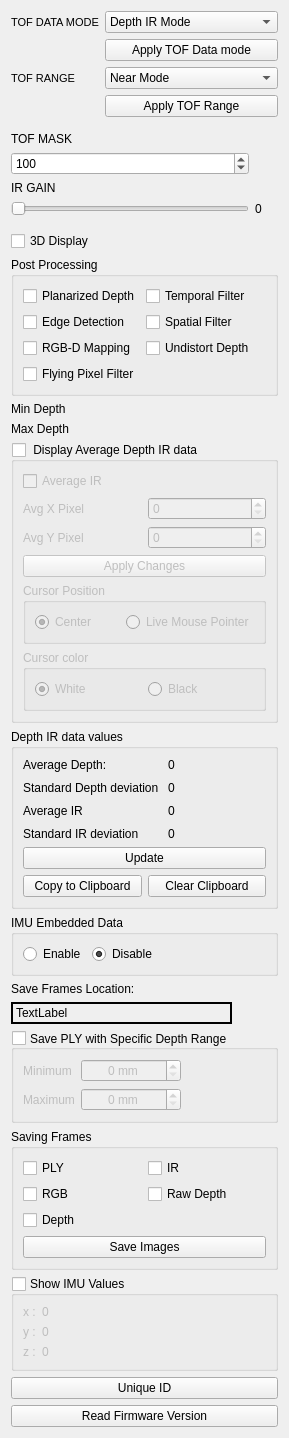
         <widget class="QWidget" name="scrollAreaWidgetContents">
          <property name="geometry">
           <rect>
            <x>0</x>
            <y>0</y>
            <width>289</width>
            <height>1336</height>
           </rect>
          </property>
          <layout class="QGridLayout" name="gridLayout_5">
           <item row="0" column="0">
            <layout class="QFormLayout" name="formLayout_4">
             <property name="fieldGrowthPolicy">
              <enum>QFormLayout::AllNonFixedFieldsGrow</enum>
             </property>
             <property name="rowWrapPolicy">
              <enum>QFormLayout::DontWrapRows</enum>
             </property>
             <item row="0" column="0">
              <widget class="QLabel" name="data_mode_label">
               <property name="font">
                <font>
                 <pointsize>8</pointsize>
                 <weight>50</weight>
                 <bold>false</bold>
                </font>
               </property>
               <property name="text">
                <string>TOF DATA MODE</string>
               </property>
              </widget>
             </item>
             <item row="0" column="1">
              <widget class="QComboBox" name="data_mode_cmb">
               <property name="sizePolicy">
                <sizepolicy hsizetype="Preferred" vsizetype="Preferred">
                 <horstretch>0</horstretch>
                 <verstretch>0</verstretch>
                </sizepolicy>
               </property>
               <property name="currentIndex">
                <number>0</number>
               </property>
               <item>
                <property name="text">
                 <string>Depth IR Mode</string>
                </property>
               </item>
               <item>
                <property name="text">
                 <string>Depth Mode</string>
                </property>
               </item>
               <item>
                <property name="text">
                 <string>IR Mode</string>
                </property>
               </item>
               <item>
                <property name="text">
                 <string>Depth IR RGB VGA Mode</string>
                </property>
               </item>
               <item>
                <property name="text">
                 <string>Depth IR RGB HD Mode</string>
                </property>
               </item>
               <item>
                <property name="text">
                 <string>RGB VGA Mode</string>
                </property>
               </item>
               <item>
                <property name="text">
                 <string>RGB HD Mode</string>
                </property>
               </item>
               <item>
                <property name="text">
                 <string>RGB Full HD Mode</string>
                </property>
               </item>
               <item>
                <property name="text">
                 <string>RGB 1200p Mode</string>
                </property>
               </item>
              </widget>
             </item>
             <item row="2" column="1">
              <widget class="QComboBox" name="depth_range_cmb">
               <property name="sizePolicy">
                <sizepolicy hsizetype="Preferred" vsizetype="Preferred">
                 <horstretch>0</horstretch>
                 <verstretch>0</verstretch>
                </sizepolicy>
               </property>
               <item>
                <property name="text">
                 <string>Near Mode</string>
                </property>
               </item>
               <item>
                <property name="text">
                 <string>Far Mode</string>
                </property>
               </item>
              </widget>
             </item>
             <item row="2" column="0">
              <widget class="QLabel" name="depth_range_label">
               <property name="font">
                <font>
                 <pointsize>8</pointsize>
                 <weight>50</weight>
                 <bold>false</bold>
                </font>
               </property>
               <property name="text">
                <string>TOF RANGE </string>
               </property>
              </widget>
             </item>
             <item row="1" column="1">
              <widget class="QPushButton" name="DatamodeApplyButton">
               <property name="text">
                <string>Apply TOF Data mode</string>
               </property>
              </widget>
             </item>
             <item row="3" column="1">
              <widget class="QPushButton" name="RangeApplyButton">
               <property name="text">
                <string>Apply TOF Range</string>
               </property>
              </widget>
             </item>
            </layout>
           </item>
           <item row="2" column="0">
            <widget class="QCheckBox" name="threeDgroupBox">
             <property name="text">
              <string>3D Display</string>
             </property>
            </widget>
           </item>
           <item row="11" column="0">
            <layout class="QHBoxLayout" name="horizontalLayout_4">
             <item>
              <widget class="QLabel" name="save_image_location">
               <property name="sizePolicy">
                <sizepolicy hsizetype="Ignored" vsizetype="Preferred">
                 <horstretch>0</horstretch>
                 <verstretch>0</verstretch>
                </sizepolicy>
               </property>
               <property name="frameShape">
                <enum>QFrame::WinPanel</enum>
               </property>
               <property name="text">
                <string>TextLabel</string>
               </property>
              </widget>
             </item>
             <item>
              <widget class="QPushButton" name="open_folder_btn">
               <property name="sizePolicy">
                <sizepolicy hsizetype="Fixed" vsizetype="Fixed">
                 <horstretch>0</horstretch>
                 <verstretch>0</verstretch>
                </sizepolicy>
               </property>
               <property name="text">
                <string/>
               </property>
               <property name="icon">
                <iconset resource="images.qrc">
                 <normaloff>:/images/open_folder.png</normaloff>:/images/open_folder.png</iconset>
               </property>
               <property name="flat">
                <bool>true</bool>
               </property>
              </widget>
             </item>
            </layout>
           </item>
           <item row="5" column="0">
            <widget class="QGroupBox" name="postProcessingGrpBox">
             <property name="title">
              <string>Post Processing</string>
             </property>
             <layout class="QFormLayout" name="formLayout_11">
              <item row="0" column="0">
               <layout class="QFormLayout" name="formLayout_9">
                <item row="0" column="0">
                 <widget class="QCheckBox" name="depth_planarize_chkb">
                  <property name="text">
                   <string>Planarized Depth</string>
                  </property>
                 </widget>
                </item>
                <item row="1" column="0">
                 <widget class="QCheckBox" name="edge_chkBox">
                  <property name="text">
                   <string>Edge Detection</string>
                  </property>
                 </widget>
                </item>
                <item row="1" column="1">
                 <widget class="QCheckBox" name="spatial_chkBox">
                  <property name="text">
                   <string>Spatial Filter</string>
                  </property>
                 </widget>
                </item>
                <item row="0" column="1">
                 <widget class="QCheckBox" name="temporal_chkBox">
                  <property name="text">
                   <string>Temporal Filter</string>
                  </property>
                 </widget>
                </item>
                <item row="2" column="1">
                 <widget class="QCheckBox" name="undistortChkBx">
                  <property name="text">
                   <string>Undistort Depth</string>
                  </property>
                 </widget>
                </item>
                <item row="2" column="0">
                 <widget class="QCheckBox" name="rgbDCheckBox">
                  <property name="text">
                   <string>RGB-D Mapping</string>
                  </property>
                 </widget>
                </item>
                <item row="3" column="0">
                 <widget class="QCheckBox" name="flying_pixel_chkb">
                  <property name="text">
                   <string>Flying Pixel Filter</string>
                  </property>
                 </widget>
                </item>
               </layout>
              </item>
             </layout>
            </widget>
           </item>
           <item row="7" column="0">
            <widget class="QGroupBox" name="avg_depth_ir_grpbox">
             <property name="title">
              <string> Display Average Depth IR data </string>
             </property>
             <property name="checkable">
              <bool>true</bool>
             </property>
             <property name="checked">
              <bool>false</bool>
             </property>
             <layout class="QVBoxLayout" name="verticalLayout_8">
              <item>
               <widget class="QCheckBox" name="IR_display_checkBox">
                <property name="text">
                 <string>Average IR</string>
                </property>
               </widget>
              </item>
              <item>
               <layout class="QHBoxLayout" name="horizontalLayout_7">
                <item>
                 <widget class="QLabel" name="label_2">
                  <property name="text">
                   <string>Avg X Pixel</string>
                  </property>
                 </widget>
                </item>
                <item>
                 <widget class="QSpinBox" name="avg_x_pixel_spinBox"/>
                </item>
               </layout>
              </item>
              <item>
               <layout class="QHBoxLayout" name="horizontalLayout_9">
                <item>
                 <widget class="QLabel" name="label_3">
                  <property name="text">
                   <string>Avg Y Pixel</string>
                  </property>
                 </widget>
                </item>
                <item>
                 <widget class="QSpinBox" name="avg_y_pixel_spinBox"/>
                </item>
               </layout>
              </item>
              <item>
               <widget class="QPushButton" name="apply_avg_changes">
                <property name="text">
                 <string>Apply Changes</string>
                </property>
               </widget>
              </item>
              <item>
               <widget class="QGroupBox" name="curso_position_layout">
                <property name="title">
                 <string>Cursor Position</string>
                </property>
                <layout class="QHBoxLayout" name="horizontalLayout_6">
                 <property name="leftMargin">
                  <number>9</number>
                 </property>
                 <property name="topMargin">
                  <number>9</number>
                 </property>
                 <property name="rightMargin">
                  <number>9</number>
                 </property>
                 <property name="bottomMargin">
                  <number>9</number>
                 </property>
                 <item>
                  <widget class="QRadioButton" name="center_btn">
                   <property name="text">
                    <string>Center</string>
                   </property>
                   <property name="checked">
                    <bool>true</bool>
                   </property>
                   <attribute name="buttonGroup">
                    <string notr="true">avg_depth_ir_btn_grp</string>
                   </attribute>
                  </widget>
                 </item>
                 <item>
                  <widget class="QRadioButton" name="mouse_ptr_btn">
                   <property name="text">
                    <string>Live Mouse Pointer</string>
                   </property>
                   <attribute name="buttonGroup">
                    <string notr="true">avg_depth_ir_btn_grp</string>
                   </attribute>
                  </widget>
                 </item>
                </layout>
               </widget>
              </item>
              <item>
               <widget class="QGroupBox" name="cursor_color_layout">
                <property name="title">
                 <string>Cursor color</string>
                </property>
                <layout class="QHBoxLayout" name="horizontalLayout_2">
                 <item>
                  <widget class="QRadioButton" name="cursor_white_btn">
                   <property name="text">
                    <string>White</string>
                   </property>
                   <property name="checked">
                    <bool>true</bool>
                   </property>
                   <attribute name="buttonGroup">
                    <string notr="true">cursor_color_btn_grp</string>
                   </attribute>
                  </widget>
                 </item>
                 <item>
                  <widget class="QRadioButton" name="cursor_black_btn">
                   <property name="text">
                    <string>Black</string>
                   </property>
                   <attribute name="buttonGroup">
                    <string notr="true">cursor_color_btn_grp</string>
                   </attribute>
                  </widget>
                 </item>
                </layout>
               </widget>
              </item>
             </layout>
            </widget>
           </item>
           <item row="13" column="0">
            <widget class="QGroupBox" name="FrameSaveGroupBox">
             <property name="title">
              <string>Saving Frames</string>
             </property>
             <layout class="QVBoxLayout" name="verticalLayout_4">
              <item>
               <layout class="QGridLayout" name="gridLayout_10">
                <item row="0" column="0">
                 <widget class="QCheckBox" name="PLYSaveCheckBox">
                  <property name="text">
                   <string>PLY</string>
                  </property>
                 </widget>
                </item>
                <item row="1" column="0">
                 <widget class="QCheckBox" name="RGBSaveCheckBox">
                  <property name="text">
                   <string>RGB</string>
                  </property>
                 </widget>
                </item>
                <item row="0" column="1">
                 <widget class="QCheckBox" name="IRSaveCheckBox">
                  <property name="text">
                   <string>IR</string>
                  </property>
                 </widget>
                </item>
                <item row="1" column="1">
                 <widget class="QCheckBox" name="DepthRawSaveCheckBox">
                  <property name="text">
                   <string>Raw Depth</string>
                  </property>
                 </widget>
                </item>
                <item row="2" column="0">
                 <widget class="QCheckBox" name="DepthSaveCheckBox">
                  <property name="text">
                   <string>Depth</string>
                  </property>
                 </widget>
                </item>
               </layout>
              </item>
              <item>
               <layout class="QHBoxLayout" name="horizontalLayout_10">
                <item>
                 <widget class="QPushButton" name="FrameSavePushButton">
                  <property name="text">
                   <string>Save Images</string>
                  </property>
                 </widget>
                </item>
               </layout>
              </item>
             </layout>
            </widget>
           </item>
           <item row="10" column="0">
            <widget class="QLabel" name="save_img_label">
             <property name="text">
              <string>Save Frames Location:</string>
             </property>
            </widget>
           </item>
           <item row="9" column="0">
            <widget class="QGroupBox" name="IMUGrpBox">
             <property name="title">
              <string>IMU Embedded Data</string>
             </property>
             <layout class="QFormLayout" name="formLayout_7">
              <item row="0" column="0">
               <widget class="QRadioButton" name="IMUEnableRadioBtn">
                <property name="text">
                 <string>Enable</string>
                </property>
                <attribute name="buttonGroup">
                 <string notr="true">IMU_btn_grp</string>
                </attribute>
               </widget>
              </item>
              <item row="0" column="1">
               <widget class="QRadioButton" name="IMUDisableRadioBtn">
                <property name="text">
                 <string>Disable</string>
                </property>
                <property name="checked">
                 <bool>true</bool>
                </property>
                <attribute name="buttonGroup">
                 <string notr="true">IMU_btn_grp</string>
                </attribute>
               </widget>
              </item>
             </layout>
            </widget>
           </item>
           <item row="15" column="0">
            <layout class="QGridLayout" name="gridLayout_4">
             <item row="1" column="0">
              <widget class="QPushButton" name="fimware_version_btn">
               <property name="text">
                <string>Read Firmware Version</string>
               </property>
              </widget>
             </item>
             <item row="0" column="0">
              <widget class="QPushButton" name="uniqueID_btn">
               <property name="text">
                <string>Unique ID</string>
               </property>
              </widget>
             </item>
            </layout>
           </item>
           <item row="12" column="0">
            <widget class="QGroupBox" name="spc_depth_grp_box">
             <property name="layoutDirection">
              <enum>Qt::LeftToRight</enum>
             </property>
             <property name="title">
              <string>Save PLY with Specific Depth Range</string>
             </property>
             <property name="alignment">
              <set>Qt::AlignLeading|Qt::AlignLeft|Qt::AlignVCenter</set>
             </property>
             <property name="checkable">
              <bool>true</bool>
             </property>
             <property name="checked">
              <bool>false</bool>
             </property>
             <layout class="QFormLayout" name="formLayout_5">
              <item row="0" column="0">
               <widget class="QLabel" name="spc_depth_max_label">
                <property name="text">
                 <string>Minimum</string>
                </property>
                <property name="alignment">
                 <set>Qt::AlignCenter</set>
                </property>
               </widget>
              </item>
              <item row="1" column="0">
               <widget class="QLabel" name="spc_depth_min_label">
                <property name="text">
                 <string>Maximum</string>
                </property>
               </widget>
              </item>
              <item row="1" column="1">
               <widget class="QSpinBox" name="spc_depth_max_value">
                <property name="maximumSize">
                 <size>
                  <width>100</width>
                  <height>16777215</height>
                 </size>
                </property>
                <property name="layoutDirection">
                 <enum>Qt::LeftToRight</enum>
                </property>
                <property name="alignment">
                 <set>Qt::AlignCenter</set>
                </property>
                <property name="suffix">
                 <string> mm</string>
                </property>
                <property name="prefix">
                 <string/>
                </property>
               </widget>
              </item>
              <item row="0" column="1">
               <widget class="QSpinBox" name="spc_depth_min_value">
                <property name="maximumSize">
                 <size>
                  <width>100</width>
                  <height>16777215</height>
                 </size>
                </property>
                <property name="alignment">
                 <set>Qt::AlignCenter</set>
                </property>
                <property name="suffix">
                 <string> mm</string>
                </property>
               </widget>
              </item>
             </layout>
            </widget>
           </item>
           <item row="1" column="0">
            <layout class="QGridLayout" name="gridLayout_2">
             <property name="topMargin">
              <number>9</number>
             </property>
             <property name="bottomMargin">
              <number>9</number>
             </property>
             <property name="horizontalSpacing">
              <number>6</number>
             </property>
             <item row="3" column="1">
              <widget class="QLabel" name="cur_tof_gain_value">
               <property name="sizePolicy">
                <sizepolicy hsizetype="Fixed" vsizetype="Preferred">
                 <horstretch>0</horstretch>
                 <verstretch>0</verstretch>
                </sizepolicy>
               </property>
               <property name="minimumSize">
                <size>
                 <width>23</width>
                 <height>0</height>
                </size>
               </property>
               <property name="text">
                <string>0</string>
               </property>
              </widget>
             </item>
             <item row="2" column="0">
              <widget class="QLabel" name="tof_gain_label">
               <property name="text">
                <string>IR GAIN</string>
               </property>
              </widget>
             </item>
             <item row="3" column="0">
              <widget class="QSlider" name="tof_gain_slider">
               <property name="minimum">
                <number>1</number>
               </property>
               <property name="maximum">
                <number>100</number>
               </property>
               <property name="orientation">
                <enum>Qt::Horizontal</enum>
               </property>
              </widget>
             </item>
             <item row="1" column="0">
              <widget class="QSpinBox" name="tof_coring_spinBox">
               <property name="maximum">
                <number>16383</number>
               </property>
               <property name="singleStep">
                <number>20</number>
               </property>
               <property name="value">
                <number>100</number>
               </property>
              </widget>
             </item>
             <item row="0" column="0">
              <widget class="QLabel" name="tof_coring_label">
               <property name="text">
                <string>TOF MASK</string>
               </property>
              </widget>
             </item>
            </layout>
           </item>
           <item row="8" column="0">
            <widget class="QGroupBox" name="depth_ir_data_grpbox">
             <property name="title">
              <string>Depth IR data values</string>
             </property>
             <layout class="QVBoxLayout" name="verticalLayout_7">
              <item>
               <layout class="QFormLayout" name="depth_ir_data_layout">
                <property name="horizontalSpacing">
                 <number>9</number>
                </property>
                <property name="verticalSpacing">
                 <number>9</number>
                </property>
                <item row="0" column="0">
                 <widget class="QLabel" name="avg_depth_label">
                  <property name="text">
                   <string>Average Depth:</string>
                  </property>
                 </widget>
                </item>
                <item row="0" column="1">
                 <widget class="QLabel" name="avg_depth_value">
                  <property name="text">
                   <string>0</string>
                  </property>
                 </widget>
                </item>
                <item row="1" column="1">
                 <widget class="QLabel" name="std_depth_dev_value">
                  <property name="text">
                   <string>0</string>
                  </property>
                 </widget>
                </item>
                <item row="1" column="0">
                 <widget class="QLabel" name="std_depth_dev_label">
                  <property name="text">
                   <string>Standard Depth deviation</string>
                  </property>
                 </widget>
                </item>
                <item row="2" column="0">
                 <widget class="QLabel" name="avg_ir_label">
                  <property name="text">
                   <string>Average IR</string>
                  </property>
                 </widget>
                </item>
                <item row="2" column="1">
                 <widget class="QLabel" name="avg_irvalue">
                  <property name="text">
                   <string>0</string>
                  </property>
                 </widget>
                </item>
                <item row="3" column="0">
                 <widget class="QLabel" name="std_ir_dev_label">
                  <property name="text">
                   <string>Standard IR deviation</string>
                  </property>
                 </widget>
                </item>
                <item row="3" column="1">
                 <widget class="QLabel" name="std_ir_dev_value">
                  <property name="text">
                   <string>0</string>
                  </property>
                 </widget>
                </item>
               </layout>
              </item>
              <item>
               <widget class="QPushButton" name="update_btn">
                <property name="text">
                 <string>Update</string>
                </property>
               </widget>
              </item>
              <item>
               <layout class="QHBoxLayout" name="clipboard_layout">
                <item>
                 <widget class="QPushButton" name="copy_clipboard_btn">
                  <property name="text">
                   <string>Copy to Clipboard</string>
                  </property>
                  <attribute name="buttonGroup">
                   <string notr="true">clipboard_btn_grp</string>
                  </attribute>
                 </widget>
                </item>
                <item>
                 <widget class="QPushButton" name="clear_clipboard_btn">
                  <property name="text">
                   <string>Clear Clipboard</string>
                  </property>
                  <attribute name="buttonGroup">
                   <string notr="true">clipboard_btn_grp</string>
                  </attribute>
                 </widget>
                </item>
               </layout>
              </item>
             </layout>
            </widget>
           </item>
           <item row="6" column="0">
            <layout class="QFormLayout" name="formLayout_8">
             <item row="0" column="0">
              <widget class="QLabel" name="label_27">
               <property name="text">
                <string>Min Depth</string>
               </property>
              </widget>
             </item>
             <item row="0" column="1">
              <widget class="QLabel" name="min_depth_val">
               <property name="text">
                <string/>
               </property>
              </widget>
             </item>
             <item row="1" column="0">
              <widget class="QLabel" name="label_30">
               <property name="text">
                <string>Max Depth</string>
               </property>
              </widget>
             </item>
             <item row="1" column="1">
              <widget class="QLabel" name="max_depth_val">
               <property name="text">
                <string/>
               </property>
              </widget>
             </item>
            </layout>
           </item>
           <item row="14" column="0">
            <widget class="QGroupBox" name="imuValGroupBox">
             <property name="title">
              <string>Show IMU Values</string>
             </property>
             <property name="checkable">
              <bool>true</bool>
             </property>
             <property name="checked">
              <bool>false</bool>
             </property>
             <layout class="QGridLayout" name="gridLayout_12">
              <item row="0" column="0">
               <layout class="QFormLayout" name="formLayout_13">
                <item row="0" column="0">
                 <widget class="QLabel" name="x_label">
                  <property name="text">
                   <string>x :</string>
                  </property>
                 </widget>
                </item>
                <item row="0" column="1">
                 <widget class="QLabel" name="x_value">
                  <property name="text">
                   <string>0</string>
                  </property>
                 </widget>
                </item>
                <item row="1" column="1">
                 <widget class="QLabel" name="y_value">
                  <property name="text">
                   <string>0</string>
                  </property>
                 </widget>
                </item>
                <item row="2" column="0">
                 <widget class="QLabel" name="z_label">
                  <property name="text">
                   <string>z :</string>
                  </property>
                 </widget>
                </item>
                <item row="2" column="1">
                 <widget class="QLabel" name="z_value">
                  <property name="text">
                   <string>0</string>
                  </property>
                 </widget>
                </item>
                <item row="1" column="0">
                 <widget class="QLabel" name="y_label">
                  <property name="text">
                   <string>y :</string>
                  </property>
                 </widget>
                </item>
               </layout>
              </item>
             </layout>
            </widget>
           </item>
          </layout>
         </widget>
